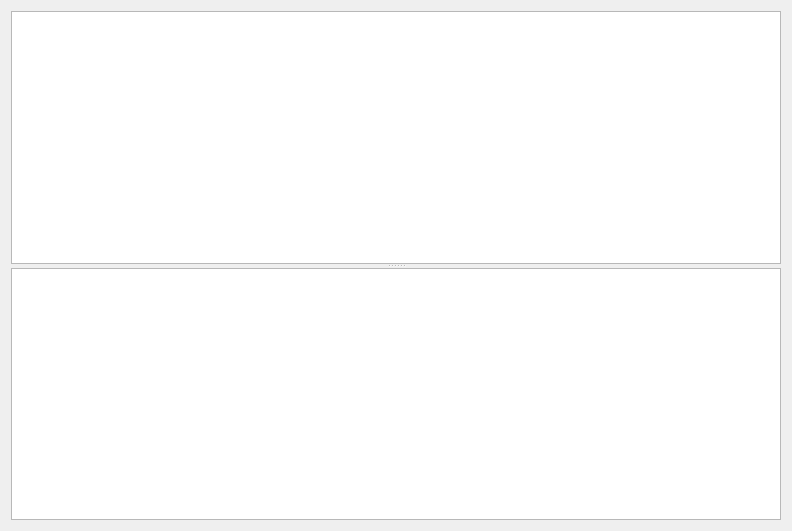
<?xml version="1.0" encoding="UTF-8"?>
<ui version="4.0">
 <class>Atlas::ProcessorTab</class>
 <widget class="QWidget" name="Atlas::ProcessorTab">
  <property name="geometry">
   <rect>
    <x>0</x>
    <y>0</y>
    <width>792</width>
    <height>531</height>
   </rect>
  </property>
  <property name="windowTitle">
   <string>Form</string>
  </property>
  <layout class="QGridLayout" name="gridLayout">
   <item row="0" column="0">
    <widget class="QSplitter" name="splitter">
     <property name="orientation">
      <enum>Qt::Orientation::Vertical</enum>
     </property>
     <widget class="CircuitView" name="graphicsView"/>
     <widget class="QTableView" name="tableView"/>
    </widget>
   </item>
  </layout>
 </widget>
 <customwidgets>
  <customwidget>
   <class>CircuitView</class>
   <extends>QGraphicsView</extends>
   <header>ui/processor_tab/circuit_view.h</header>
  </customwidget>
 </customwidgets>
 <resources/>
 <connections/>
</ui>
